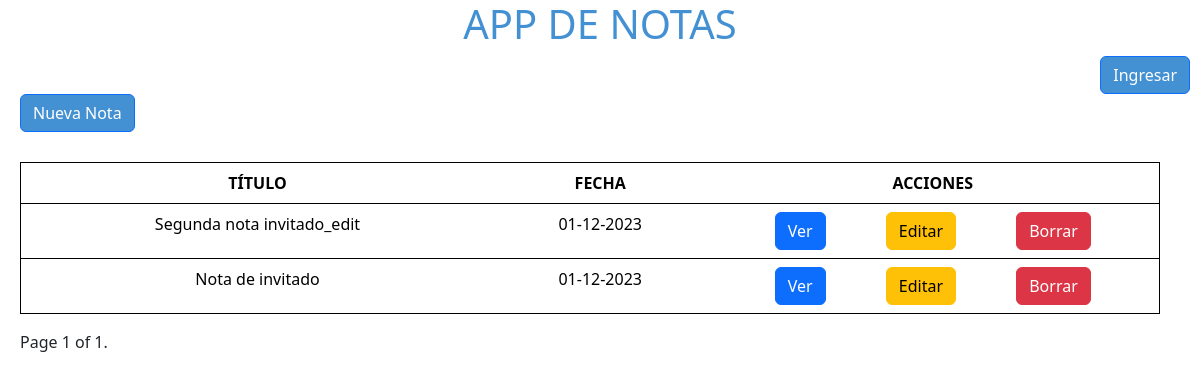
Before: / with the older database file.
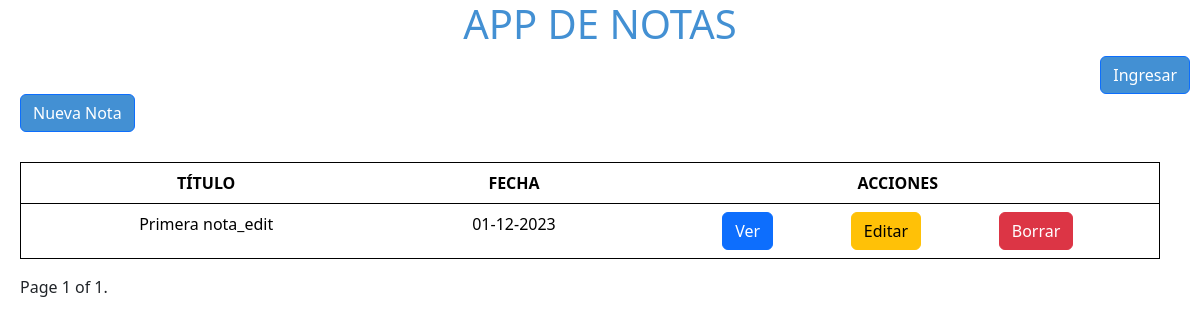
After: the same page with the newer database file.
### notes/models.py (models this page shows, shortened)
class Note(models.Model):
    title = models.CharField(max_length=30)
    note_body = models.CharField(max_length=200)
    creation_date = models.DateTimeField()
    ref_user = models.ForeignKey(User, on_delete=models.CASCADE, null=True)

### notes/views.py (the view)
# urls.py: path('', views.notesPage, name='notesPage'),
def notesPage(request):
    if request.user.is_authenticated:
        notes_list = Note.objects.filter(ref_user=request.user).order_by('creation_date').reverse()
    else:
        notes_list = Note.objects.filter(ref_user__isnull=True).order_by('creation_date').reverse()
    paginator = Paginator(notes_list, 5)
    page_number = request.GET.get('page', 1)
    page_obj = paginator.get_page(page_number)
    template = loader.get_template("mostrarNotas.html")
    context = {"page_obj": page_obj}
    return HttpResponse(template.render(context, request))

### notes/templates/mostrarNotas.html (shortened to what this page needs)
{% extends 'base.html' %}
{% load static %}
{% block body %}
    <body>
        <div class="main-container">
            <div id="title-container">
                <h1 id='title'>APP DE NOTAS</h1>
            </div>
            <div id="in-out-container">
                {% if user.is_authenticated %}
                <a href="{% url 'logout' %}"  id="in-out-btn" class="btn btn-primary">Salir</a>
                {% else %}
                <a href="{% url 'login' %}"  id="in-out-btn" class="btn btn-primary">Ingresar</a>
                {% endif %}
            </div>
            <div id="new-note-container">
                <a href="{% url 'createNotePage' %}"  id="new-note-btn" class="btn btn-primary">Nueva Nota</a>
            </div>
            <div id="notes-container">
                <table class="table">
                    <thead>
                        <tr>
                            <th scope="col">TÍTULO</th>
                            <th scope="col">FECHA</th>
                            <th scope="col">ACCIONES</th>
                        </tr>
                    </thead>
                    <tbody>
                        {% for note in page_obj %}
                        <tr>
                            <td>{{ note.title }}</td>
                            <td>{{note.creation_date|date:"d-m-Y"}} </td>
                            <td>
                                <div class="actions-container">
                                <a href="{% url 'viewNotePage' note.id page_obj.number %}" class="btn btn-primary">Ver</a> <a href="{% url 'editNotePage' note.id %}" class="btn btn-warning">Editar</a> <a href="{% url 'deleteNotePage' note.id %}" class="btn btn-danger">Borrar</a></td>
                                </div>
                        {% endfor %}
            </div>
            <div class="pagination pag">
                <span class="step-links">
                    <span class="current">
                        Page {{ page_obj.number }} of {{ page_obj.paginator.num_pages }}.
                    </span>
                </span>
            </div>
    </body>
{% endblock body %}

Changed rows visible on the page:
removed Note: title "Nota de invitado", creation_date "01-12-2023"
changed Note: title "Segunda nota invitado_edit" → "Primera nota_edit"
